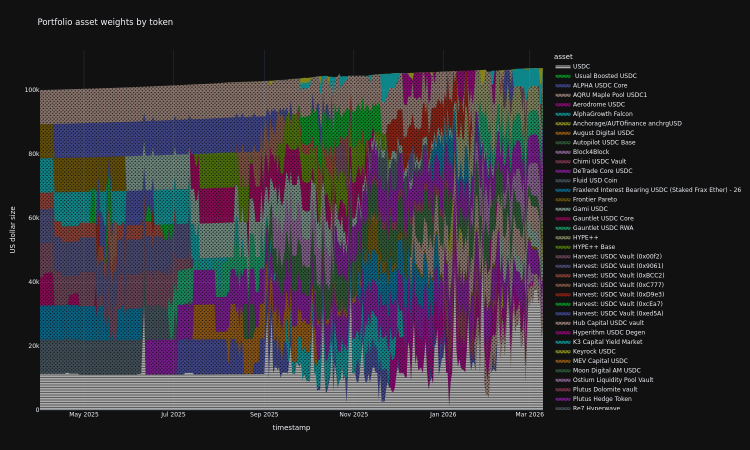
#> input picture scratchpad/xchain2/redemption-delay-allocation-chart.png, 1500 x 900 px (shown at 1/2 size)
$ python -i score_forecast_statistics.py   (imports and definitions only)
#> lines starting #> are read from the running program, lines starting #| are printed output that depends on the picture
"""Causal forecast diagnostics and frozen monthly admission-floor calibration.

Scores are ranking signals. Realised targets and out-of-time calibration remain
separate; no score coefficient or admission rule is chosen on validation output.
"""

import hashlib
import json
import time
from pathlib import Path

import numpy as np
import pandas as pd
from scipy.stats import spearmanr, theilslopes
from tqdm_loggable.auto import tqdm

FOCAL_METHODS = ("v11", "blend_46d", "focal_four")
TARGETS = {"cagr": "future_cagr", "sharpe": "future_sharpe", "volatility": "realised_volatility"}
PERIOD_STARTS = {"2026": pd.Timestamp("2026-01-01"), "Long": pd.Timestamp("2023-03-01")}
END = pd.Timestamp("2026-10-05")
SEED = 108
BOOTSTRAPS = 399
CALIBRATION_VERSION = 2
#: The preceding diagnostic generation differs only in calibration support.
CALIBRATION_MIGRATION_SOURCE = "ea17d71e250e613750edd017dea2eb17f6893c037c622c8744c1dbb7306f4009"
THRESHOLD_RULE = {
    "primary_horizon_days": 30,
    "floors": [round(i / 10, 1) for i in range(11)],
    "min_vaults": 10,
    "min_origins": 20,
    "min_independent_blocks": 3,
    "confidence": 0.95,
    "choose": "lowest floor with simultaneous upper net-log-return bound below zero",
    "monthly_anchor": "first scheduled four-day origin on or after month start",
    "training": "target_observed_at and nav_target_at strictly before calibration origin",
    "secondary": "fixed contemporaneous eligible-score 75th percentile",
    "unknown_scores": "retain source policy; never coerce a missing score to zero",
    "costs": "source-modelled NAV redemption net: 0.1% capital allowance and 10% positive-gain fee; exploratory, not measured live costs",
    "cash_yield": 0.0,
    "allocation": ["slot_to_cash", "renormalise_within_caps"],
}


# [43 lines left out: functions artifact_dir, freeze_threshold_rule, join_method, not called in this run]


def finite_pair(frame, target):
    """Keep genuine finite pairs; zero scores and zero returns are valid."""
    return frame[np.isfinite(frame.score) & np.isfinite(frame[target])].copy()


# [437 lines left out: functions matured_before, correlations, finite_median, date_ic, regular_series, block_length and 13 more, not called in this run]


def supplementary_analyses(data):
    """Measure signal decay, delayed starts and stale-score placebos for controls."""
    decay, placebo, incremental = [], [], []
    available_horizons = set(data["labels"].lookahead_days.unique())
    for method in FOCAL_METHODS:
        for h in (1, 2, 4, 7, 14, 30, 60, 90):
            if h not in available_horizons:
                continue
            full = join_method(data, method, h, "Long")
            for period, start in PERIOD_STARTS.items():
                frame = full[full.origin_at.ge(start)]
                for outcome, target in [("log_return", "future_log_return"), ("sharpe", "future_sharpe")]:
                    ic = date_ic(frame, target)
                    if ic.empty:
                        continue
                    decay.append(dict(method_id=method, lookahead_days=h, period=period, delay_days=0, outcome=outcome, **uncertainty(ic, h, period)))
        if data["labels"].delay_days.eq(30).any():
            full = join_method(data, method, 30, "Long", delay=30)
            for period, start in PERIOD_STARTS.items():
                frame = full[full.origin_at.ge(start)]
                ic = date_ic(frame, "future_log_return")
                if not ic.empty:
                    decay.append(dict(method_id=method, lookahead_days=30, period=period, delay_days=30, outcome="log_return", **uncertainty(ic, 60, period)))
        scores = data["scores"][data["scores"].method_id.eq(method)][["origin_at", "pair_id", "score"]]
        full = join_method(data, method, 30, "Long")
        for requested, actual in [(30, 32), (60, 60)]:
            lagged = scores.copy()
            lagged["origin_at"] += pd.Timedelta(days=actual)
            frame = full.drop(columns=["score"]).merge(lagged, on=["origin_at", "pair_id"], how="left", validate="one_to_one")
            for period, start in PERIOD_STARTS.items():
                ic = date_ic(frame[frame.origin_at.ge(start)], "future_log_return")
                if not ic.empty:
                    placebo.append(dict(method_id=method, lookahead_days=30, period=period, requested_lag_days=requested, actual_lag_days=actual, lag_reason="last available four-day score at or before requested lag", **uncertainty(ic, 30, period)))
    focal = join_method(data, "focal_four", 30, "Long")
    core = data["scores"][data["scores"].method_id.eq("v11")][["origin_at", "pair_id", "score"]].rename(columns={"score": "core_score"})
    paired = focal.merge(core, on=["origin_at", "pair_id"], how="left", validate="one_to_one")
    for date, group in paired.groupby("origin_at"):
        for outcome, target in [("log_return", "future_log_return"), ("sharpe", "future_sharpe")]:
            good = group[np.isfinite(group.score) & np.isfinite(group.core_score) & np.isfinite(group[target])]
            if len(good) < 10 or good.core_score.nunique() < 5:
                continue
            design = np.column_stack([np.ones(len(good)), good.core_score])
            x = good.score.to_numpy()
            y = good[target].to_numpy()
            residual_x = x - design @ np.linalg.lstsq(design, x, rcond=None)[0]
            residual_y = y - design @ np.linalg.lstsq(design, y, rcond=None)[0]
            rho, _ = correlations(residual_x, residual_y)
            incremental.append({"origin_at": date, "outcome": outcome, "partial_rank_ic": rho, "vault_count": len(good), "method_id": "focal_four", "core_method_id": "v11", "status": "descriptive_linear_core_residual_not_causal"})
    return {"ic_decay": pd.DataFrame(decay), "lagged_score": pd.DataFrame(placebo), "incremental_information": pd.DataFrame(incremental)}


# [129 lines left out: function analyse_data, not called in this run]

>>> import cv2
>>> picture = cv2.imread('../xchain2/redemption-delay-allocation-chart.png', cv2.IMREAD_GRAYSCALE)
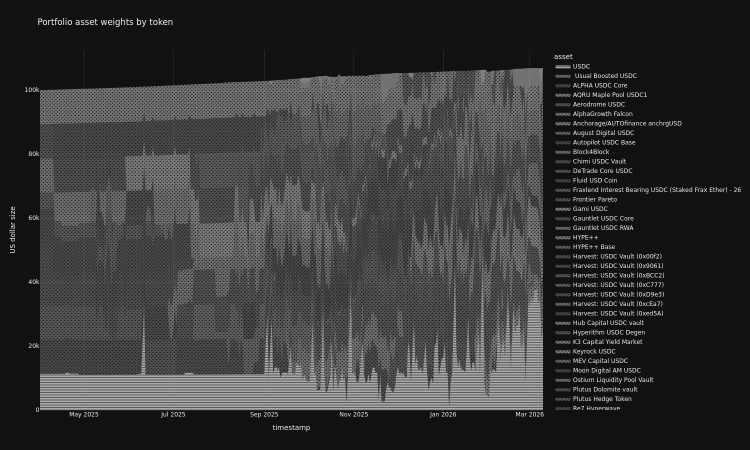
#> picture: shape (900, 1500) (shown at 1/2 size); min 17, max 245, mean 54.3
#> (the run stopped early here; a loop or call above may not have finished)
